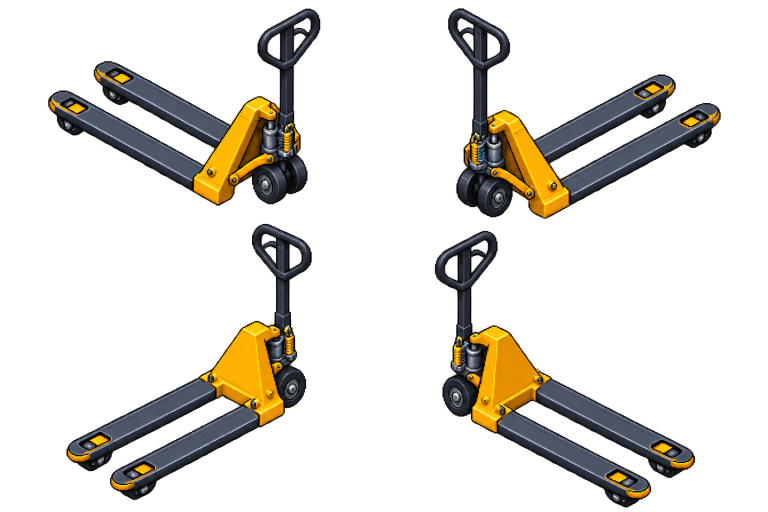
#> input picture output/pallet-jack-directions-source.png, 1536 x 1024 px (shown at 1/2 size)
$ python build_pallet_jack_assets.py
#> lines starting #> are read from the running program, lines starting #| are printed output that depends on the picture; after the words box and inside, x2 and y2 are one past the last pixel; in counts of white or black regions, pixels touching at a corner belong together
"""Build eight-direction empty and loaded pallet-jack strips."""

from pathlib import Path
from collections import deque
from PIL import Image

ROOT = Path(__file__).resolve().parents[1]
CORNER_SOURCE = ROOT / "output" / "pallet-jack-directions-source.png"
INTERMEDIATE_SOURCE = ROOT / "output" / "pallet-jack-intermediate-directions-source.png"
PALLET_STRIP = ROOT / "assets" / "generated" / "loaded-paper-pallet-directions-strip.png"
GENERATED = ROOT / "assets" / "generated"
OUTPUT = ROOT / "output"
FRAME = 256


def remove_bright_checker(image: Image.Image) -> Image.Image:
    """Remove a connected white/light-gray checkerboard exported as pixels."""
    image = image.convert("RGBA")
    pixels = image.load()
    width, height = image.size
    visited = bytearray(width * height)
    queue = deque(
        [(x, 0) for x in range(width)]
        + [(x, height - 1) for x in range(width)]
        + [(0, y) for y in range(1, height - 1)]
        + [(width - 1, y) for y in range(1, height - 1)]
    )
    while queue:
        x, y = queue.popleft()
        offset = y * width + x
        red, green, blue, alpha = pixels[x, y]
        bright_neutral = alpha > 0 and min(red, green, blue) >= 232 \
            and max(red, green, blue) - min(red, green, blue) <= 12
        if visited[offset] or not bright_neutral:
            continue
        visited[offset] = 1
        pixels[x, y] = (red, green, blue, 0)
        if x:
            queue.append((x - 1, y))
        if x + 1 < width:
            queue.append((x + 1, y))
        if y:
            queue.append((x, y - 1))
        if y + 1 < height:
            queue.append((x, y + 1))
    return image


def clean_crop(image: Image.Image) -> Image.Image:
    image = image.convert("RGBA")
    alpha = image.getchannel("A").point(lambda value: 0 if value < 72 else value)
    image.putalpha(alpha)
    bounds = alpha.getbbox()
    if not bounds:
        raise ValueError("directional cell is empty")
    return image.crop(bounds)


def largest_component(image: Image.Image) -> Image.Image:
    image = image.convert("RGBA")
    width, height = image.size
    alpha = image.getchannel("A")
    pixels = alpha.load()
    visited = bytearray(width * height)
    largest: list[tuple[int, int]] = []
    for y in range(height):
        for x in range(width):
            offset = y * width + x
            if visited[offset] or pixels[x, y] < 72:
                continue
            queue = deque([(x, y)])
            visited[offset] = 1
            component: list[tuple[int, int]] = []
            while queue:
                px, py = queue.popleft()
                component.append((px, py))
                for ny in range(max(0, py - 1), min(height, py + 2)):
                    for nx in range(max(0, px - 1), min(width, px + 2)):
                        item = ny * width + nx
                        if not visited[item] and pixels[nx, ny] >= 72:
                            visited[item] = 1
                            queue.append((nx, ny))
            if len(component) > len(largest):
                largest = component
    mask = Image.new("L", image.size, 0)
    mask_pixels = mask.load()
    for x, y in largest:
        mask_pixels[x, y] = pixels[x, y]
    image.putalpha(mask)
    return image


def fit(image: Image.Image, maximum: int) -> Image.Image:
    scale = min(maximum / image.width, maximum / image.height)
    return image.resize((round(image.width * scale), round(image.height * scale)), Image.Resampling.NEAREST)


def centered_frame(image: Image.Image) -> Image.Image:
    frame = Image.new("RGBA", (FRAME, FRAME), (0, 0, 0, 0))
    frame.alpha_composite(image, ((FRAME - image.width) // 2, FRAME - image.height - 8))
    return frame


def corner_frames() -> list[Image.Image]:
    source = Image.open(CORNER_SOURCE).convert("RGBA")
    regions = [
        (0, 0, 768, 480),
        (768, 0, 1536, 480),
        (0, 420, 768, 1024),
        (768, 420, 1536, 1024),
    ]
    return [centered_frame(fit(clean_crop(largest_component(source.crop(box))), 238))
            for box in regions]


def intermediate_frames() -> list[Image.Image]:
    source = remove_bright_checker(Image.open(INTERMEDIATE_SOURCE))
    width, height = source.size
    overlap_x = round(width * 0.1)
    overlap_y = round(height * 0.05)
    regions = [
        (0, 0, width // 2 + overlap_x, height // 2 + overlap_y),
        (width // 2 - overlap_x, 0, width, height // 2 + overlap_y),
        (0, height // 2 - overlap_y, width // 2 + overlap_x, height),
        (width // 2 - overlap_x, height // 2 - overlap_y, width, height),
    ]
    return [centered_frame(fit(clean_crop(largest_component(source.crop(box))), 238))
            for box in regions]


def main() -> None:
    # Corner source: NW, NE, SW, SE. Intermediate source: N, E, S, W.
    corners = corner_frames()
#> in corner_frames, source is the input picture: PIL image 1536x1024 RGBA; mean R, G, B, A 38.1, 33.4, 23.1, 49.2
#> in largest_component, `mask = Image.new("L", image.size, 0)`: mask: PIL image 768x480 L; every value is 0
#> in clean_crop, `bounds = alpha.getbbox()`: bounds = (96, 17, 641, 412)
#> in fit, `scale = min(maximum / image.width, maximum / image.height)`: scale = 0.437
#> in centered_frame, `frame = Image.new("RGBA", (FRAME, FRAME), (0, 0, 0, 0))`: frame: PIL image 256x256 RGBA; every value is 0
#> in largest_component (call 3), `mask = Image.new("L", image.size, 0)`: mask: PIL image 768x604 L; every value is 0
#> in clean_crop (call 3), `bounds = alpha.getbbox()`: bounds = (133, 28, 624, 580)
#> in clean_crop (call 3), `return image.crop(bounds)`:
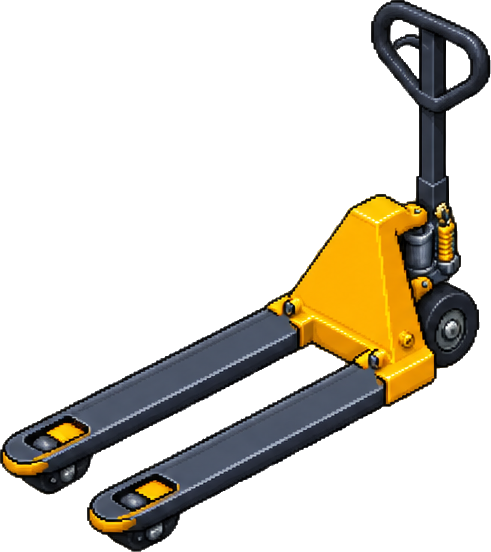
#> returned value: PIL image 491x552 RGBA; mean R, G, B, A 52, 44.4, 26.5, 67.7; transparent parts drawn white
#> in largest_component (call 4), `alpha = image.getchannel("A")`:
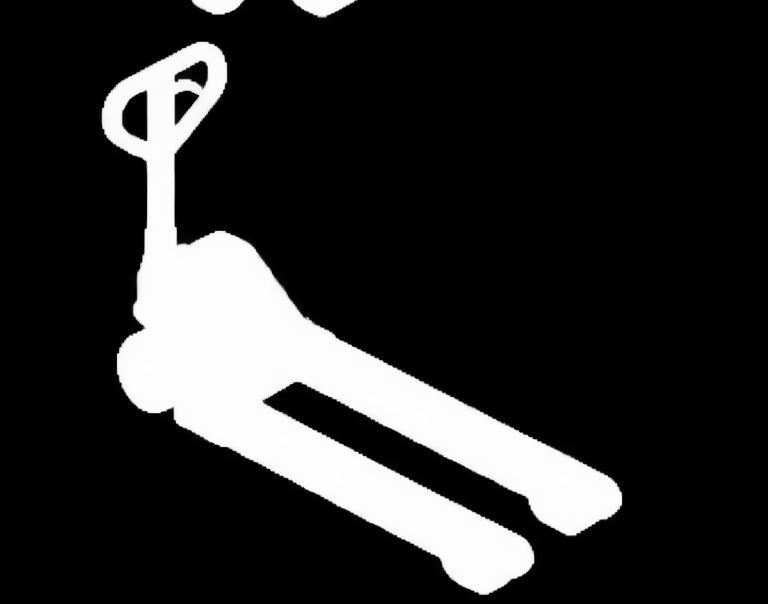
#> alpha: PIL image 768x604 L; min 0, max 254, mean 42.5
#> in clean_crop (call 4), `bounds = alpha.getbbox()`: bounds = (102, 42, 622, 595)
#> in clean_crop (call 4), `return image.crop(bounds)`:
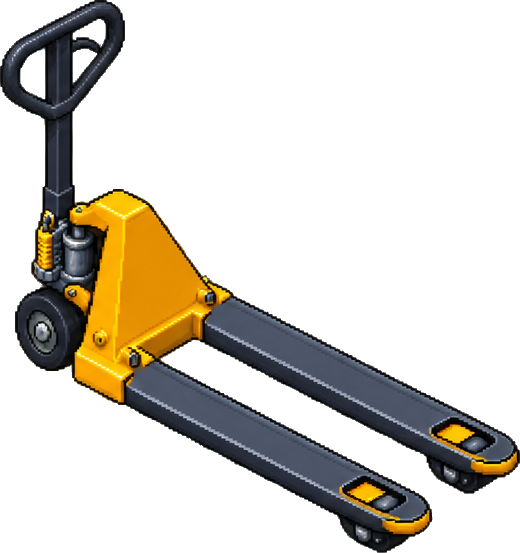
#> returned value: PIL image 520x553 RGBA; mean R, G, B, A 50.7, 42.8, 26.9, 67.2; transparent parts drawn white
#> in centered_frame (call 4), `frame.alpha_composite(image, ((FRAME - image.width) // 2, FRAME - imag..`:
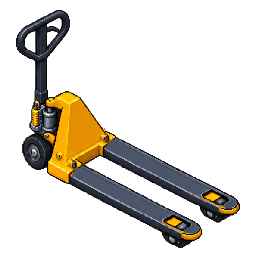
#> frame: PIL image 256x256 RGBA; mean R, G, B, A 21.7, 18.1, 11.1, 54.7; transparent parts drawn white
#> corners = 4 items
    intermediates = intermediate_frames()
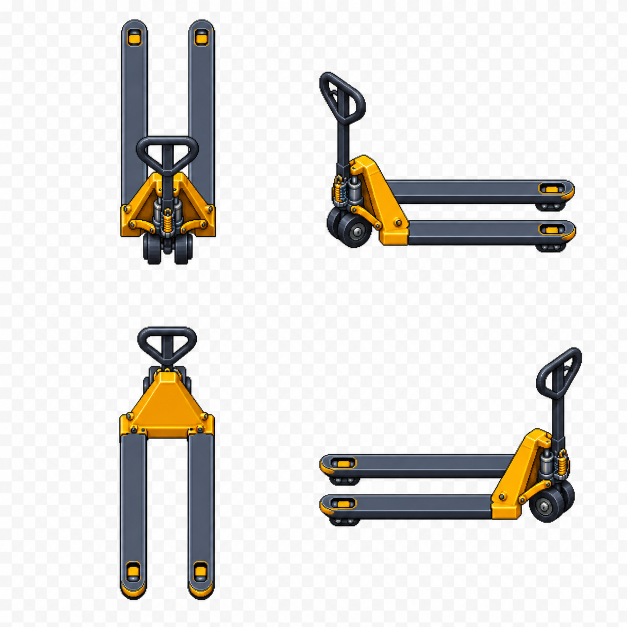
#> input picture output/pallet-jack-intermediate-directions-source.png, 1254 x 1254 px (shown at 1/2 size)
#> the loop in remove_bright_checker, `while queue:` made 5228364 passes
#> (red, green, blue) on passes 1 to 3: (253, 253, 254), (254, 254, 255), (254, 253, 254)
#> in largest_component (call 5), `alpha = image.getchannel("A")`:
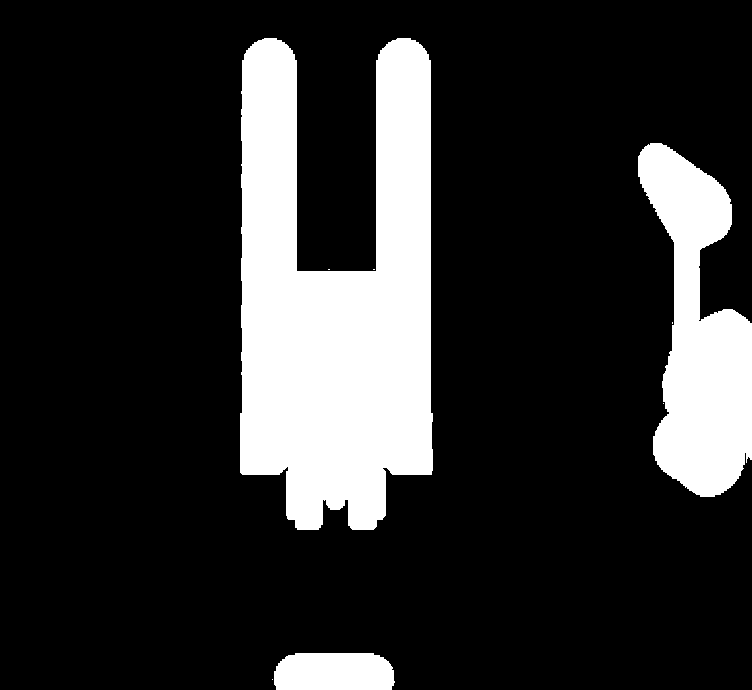
#> alpha: PIL image 752x690 L; 18.5% white; 8 white regions (5 under 20 px), largest, box (x1, y1, x2, y2) and area: (240, 38, 433, 530) 68455, (638, 143, 752, 497) 23277, (274, 653, 395, 690) 4156
#> in largest_component (call 5), `mask = Image.new("L", image.size, 0)`: mask: PIL image 752x690 L; every value is 0
#> in largest_component (call 5), `image.putalpha(mask)`: mask: PIL image 752x690 L; 13.2% white; 1 white region, box (x1, y1, x2, y2) and area: (240, 38, 433, 530) 68455
#> in largest_component (call 6), `alpha = image.getchannel("A")`: alpha: PIL image 752x690 L; 12.9% white; 8 white regions (7 under 20 px), largest, box (x1, y1, x2, y2) and area: (136, 143, 651, 506) 66912
#> in largest_component (call 6), `image.putalpha(mask)`: mask: PIL image 752x690 L; 12.9% white; 1 white region, box (x1, y1, x2, y2) and area: (136, 143, 651, 506) 66912
#> in clean_crop (call 6), `return image.crop(bounds)`:
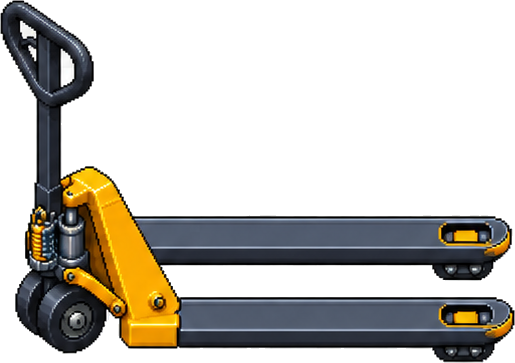
#> returned value: PIL image 515x363 RGBA; mean R, G, B, A 193.8, 190.7, 184.5, 91.3; transparent parts drawn white
    empty_frames = [
        corners[0], intermediates[0], corners[1], intermediates[1],
        corners[3], intermediates[2], corners[2], intermediates[3],
    ]
#> (the run stopped early here; a loop or call above may not have finished)
